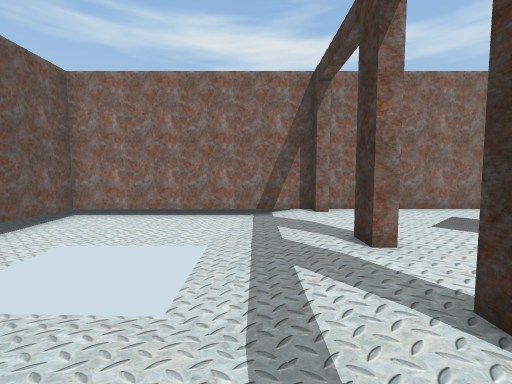
[1] (above)

12 first-person views from a walk through a Unity game level. The camera is 1.3 m above the floor, tilts 4° down and sees 90° across. Doors are open. The floor is counted in squares, 1 m on a side. Each view is taken from the middle of a square. On the plan, view 1 faces up. The plan holds only what a view shows up to about 13 squares ahead; the rest is blank. The place goes on beyond the plan. The player character is not drawn.

[2]
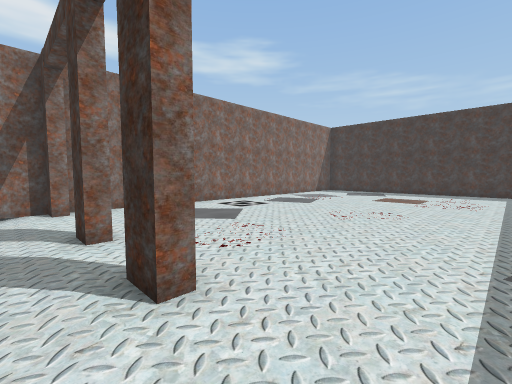

[3]
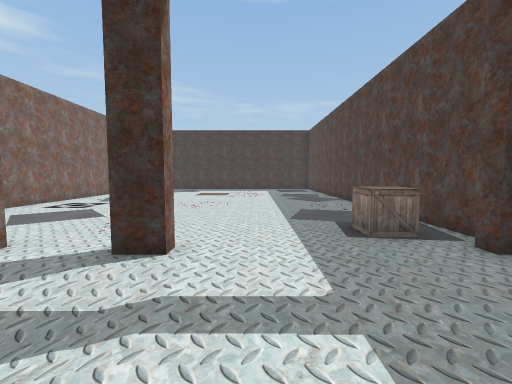

[4]
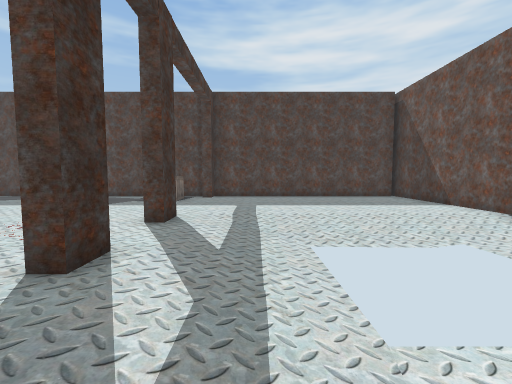

[5]
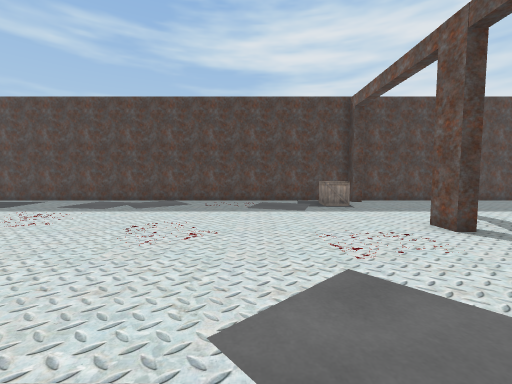

[6]
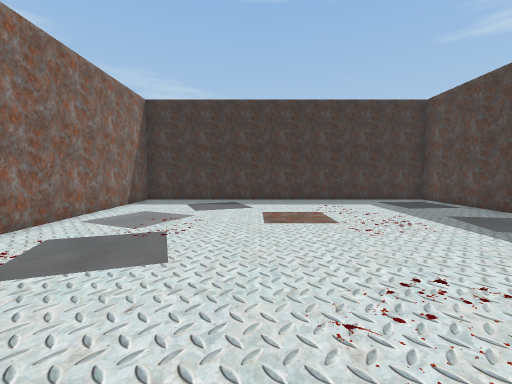

[7]
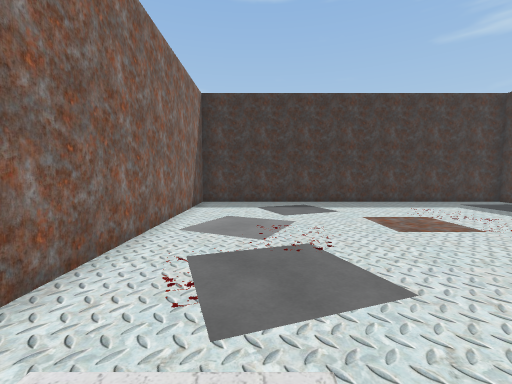

[8]
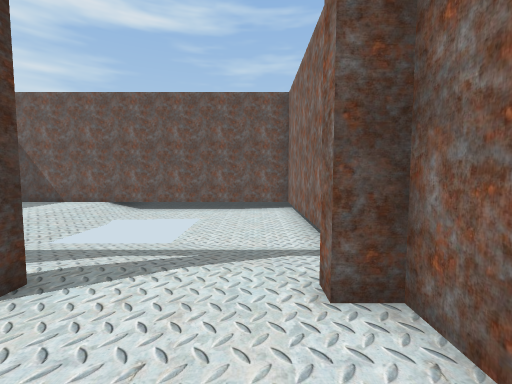

[9]
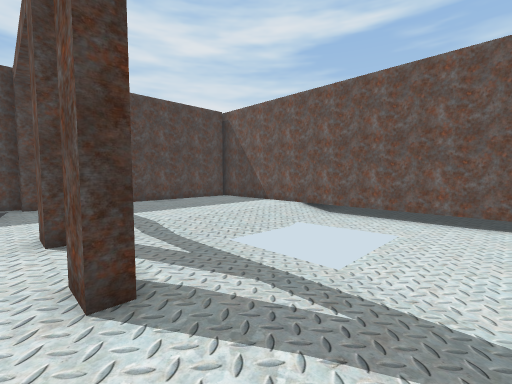

[10]
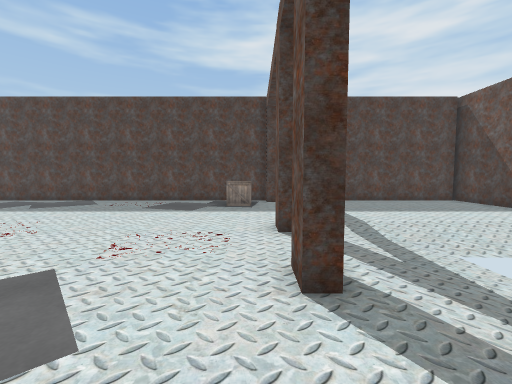

[11]
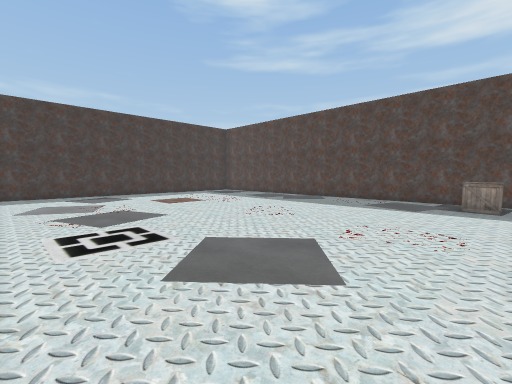

[12]
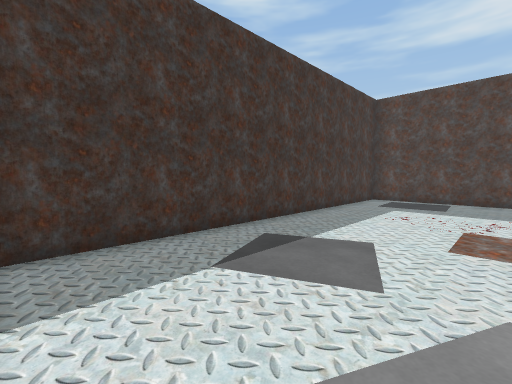

### Floor plan
Key: @ floor where view 1 was taken; # wall or solid block; . main floor; - floor 0.25 m lower than the main floor; / step, stairs or slope; D open door; ^ raised ledge.
Columns run from 7 left of view 1 to 20 right of it. Each row starts with its distance up from view 1.
 10 ############################
  9 #-------.#.................#
  8 #-------...................#
  7 #------/...................#
  6 #--   -/...................#
  5 #--    -.#.................#
  4 #--    -.D.................#
  3 #--   --.D.................#
  2 #//-----.#.................#
  1 #..........................#
  0 #......@...................#
 -1 #..........................#
 -2 #..........................#
 -3 #.........^^...............#
 -4 #........#.................#
 -5 ############################

Positions as (right, up) in squares from view 1, and headings:
1: (0, 0), facing up
2: (1, -1), facing up-right
3: (-2, 0), facing right
4: (0, 8), facing down
5: (7, 8), facing down
6: (7, 4), facing right
7: (8, 7), facing right
8: (5, 8), facing left
9: (3, 8), facing down-left
10: (3, 8), facing down
11: (3, 9), facing down-right
12: (15, 9), facing down-right
